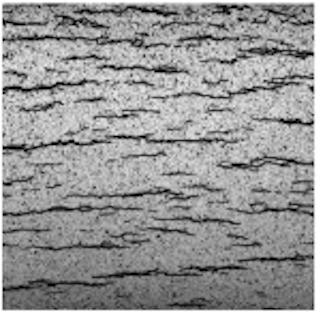
#> input picture Hydrides/chu1.jpg, 316 x 312 px; its folder holds 5 pictures in this run
$ jupyter execute --allow-errors Gauss_threshold_functions_Jupyter.ipynb
#> lines starting #> are read from the running program, lines starting #| are printed output that depends on the picture
This Jupyter notebook is used to apply Gaussian Thresholding to the original micrographs and process them to remove excess noise from thresholding process.

First, we need to import all the necessary modules.

[cell 1]
import cv2 #Needs the opencv module to be installed
from matplotlib import pyplot as plt #Needs the matplotlib module to be installed
from skimage import morphology
import numpy as np
import os

The first function counts the number of files (or images, in this case) and returns the value. This automates the second function.

[cell 2]
def image_count(path): #Counts the amount of images for an automated count for the following while loop.
    for root, directories, images in os.walk(path): #Walk the path and get the directories and filelist.
        return len(images) #Return the number of filer in the specified path, this only works if there are no excess files in the directory.

The second function applies Gaussian thresholding to the original images and returns two lists with the thresholded and original images.

[cell 3]
def Gaussian_thresholding(path):
#> called with path = './Hydrides/'
    i = 1 #Integer to keep track of the used images in the while loop
    imagelist = [] #List to contain all the processed images
    pure_imagelist = [] #List to contain all the unprocessed images
    while i <= image_count(path): #16 images, i values up to and including 16

        image = cv2.imread(path + "chu" + str(i) + ".jpg", 0) #Reads in the image. Do not change the original filenames.
#> image: shape (312, 316); min 0, max 255, mean 147.7
        image_threshold =  cv2.adaptiveThreshold(image, 255,cv2.ADAPTIVE_THRESH_GAUSSIAN_C, cv2.THRESH_BINARY, 7, 1) #Conduct adaptive Gaussian Thresholding on the image
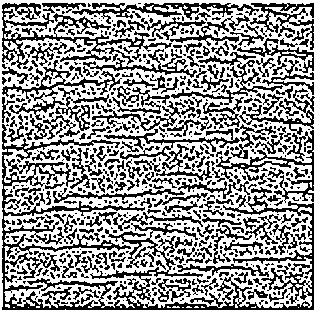
#> image_threshold: shape (312, 316); 59% white; black in thin lines or dots

        pure_imagelist.append(image) #Add the original images to the unprocessed image list.
        imagelist.append(image_threshold) #Add image to the image list
        i += 1

    return imagelist, pure_imagelist #Returns both lists

The third function cleans the images from excess noise using two different methods and combines them for a third method. It also plots all the images for comparison. Assertions are in place within the function to make sure that none of the processed images are too similar (95% of the same pixels) to each other.

The most successful variant was found to be the combination with empirically chosen input variables.

[cell 4]
# [49 lines left out: function image_clean_up, not called in this run]

For the functions to work, a path must be defined. Then we run the functions.

[cell 5]
path =  "./Hydrides/" #Enter the path of the directory, which contains all the images to be thresholded.

#> (the rest of this cell did not finish here and is left out)
